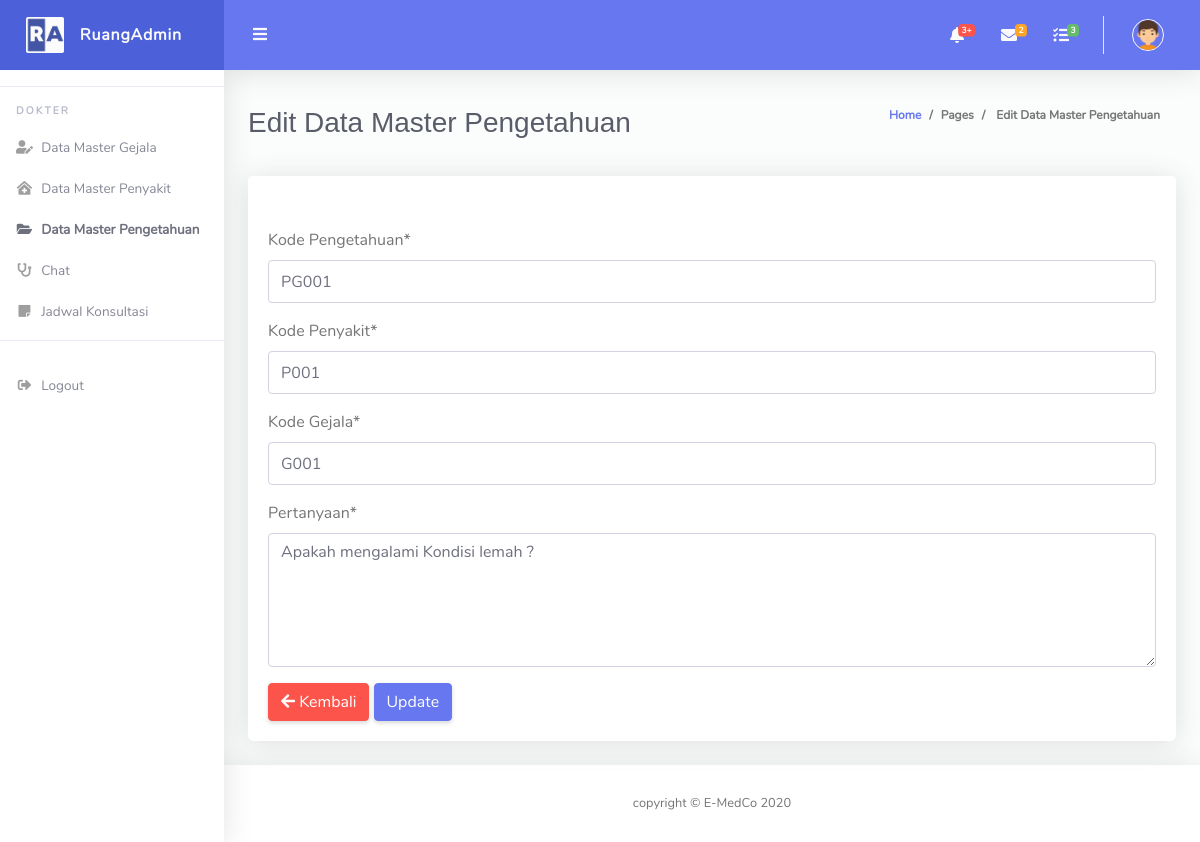
Screenshot of /Dokter/Data_Pengetahuan/edit/1 (signed in) with the database file from the repository.
### tables this page shows
CREATE TABLE `tb_pengetahuan` (
  `id_pengetahuan` int(11) NOT NULL,
  `kd_pengetahuan` varchar(12) NOT NULL,
  `kd_penyakit` varchar(12) NOT NULL,
  `kd_gejala` varchar(12) NOT NULL,
  `pertanyaan` text NOT NULL
);

### application/controllers/Dokter/Data_Pengetahuan.php (called while the page is built, shortened)
<?php
class Data_Pengetahuan extends CI_Controller
{
    public function __construct()
    {
        $this->load->library('form_validation');
        $this->load->model('Pakar_model');
    }
    public function edit($id_pengetahuan)
    {
        $data['title'] = 'Edit Data Master Pengetahuan';
        $data['user'] = $this->db->get_where('tb_user', ['email' => $this->session->userdata('email')])->row_array();
        $data['row'] = $this->Pakar_model->getDataPengetahuan($id_pengetahuan);
        $this->load->view('layout/apotek/header', $data);
        $this->load->view('layout/dokter/sidebar', $data);
        $this->load->view('layout/apotek/topbar', $data);
        $this->load->view('pages/dokter/edit/edit-data-pengetahuan', $data);
        $this->load->view('layout/apotek/footer', $data);
    }
}

### index.php (called while the page is built, shortened)
<?php
require_once BASEPATH.'core/CodeIgniter.php';

### application/models/Pakar_model.php (called while the page is built, shortened)
<?php
class Pakar_model extends CI_Model
{
    public function getDataPengetahuan($id_pengetahuan)
    {
        $query = $this->db->query('SELECT * FROM tb_pengetahuan WHERE `id_pengetahuan` =' . $id_pengetahuan);
        return $query->row();
    }
}

### application/views/pages/dokter/edit/edit-data-pengetahuan.php (the view, shortened to what this page needs)
<div class="container-fluid" id="container-wrapper">
    <div class="d-sm-flex align-items-center justify-content-between mb-4">
        <h1 class="h3 mb-0 text-gray-800"> <?= $title; ?></h1>
        <ol class="breadcrumb">
            <li class="breadcrumb-item"><a href="./">Home</a></li>
            <li class="breadcrumb-item">Pages</li>
            <li class="breadcrumb-item active" aria-current="page"> <?= $title; ?></li>
        </ol>
    </div>
    <div class="row">
        <div class="col-lg">
            <div class="card mb-4">
                <div class="card-header py-3 d-flex flex-row align-items-center justify-content-between">
                </div>
                <div class="card-body">
                    <form method="post" action="<?= base_url('Dokter/Data_Gejala/update'); ?>/<?= $row->id_pengetahuan; ?>" enctype="multipart/form-data">
                        <div class="form-group">
                            <label for="kd_pengetahuan">Kode Pengetahuan*</label>
                            <input class="form-control" type="text" value="<?= $row->kd_pengetahuan; ?>" name="kd_pengetahuan" id="kd_pengetahuan" placeholder="Kode Pengetahuan" />
                        </div>
                        <div class="form-group">
                            <label for="kd_penyakit">Kode Penyakit*</label>
                            <input class="form-control" type="text" value="<?= $row->kd_penyakit; ?>" name="kd_penyakit" id="kd_penyakit" placeholder="Kode Pengetahuan" />
                        </div>
                        <div class="form-group">
                            <label for="kd_gejala">Kode Gejala*</label>
                            <input class="form-control" type="text" value="<?= $row->kd_gejala; ?>" name="kd_gejala" id="kd_gejala" placeholder="Kode Pengetahuan" />
                        </div>
                        <div class="form-group">
                            <label for="pertanyaan">Pertanyaan*</label>
                            <textarea class="form-control" name="pertanyaan" placeholder="Product description..." rows="5"><?= $row->pertanyaan; ?></textarea>
                        </div>
                        <a href="<?= base_url('Dokter/Data_Pengetahuan') ?>" class="btn btn-danger">
                            <span class="icon text-white-10">
                                <i class="fas fa-arrow-left"></i>
                            </span>
                            <span class="text">Kembali</span>
                        </a>
                        <button type="submit" class="btn btn-primary" value="save" onclick="return confirm ('Apakah ingin merubah data ?'); ">Update</button>
                    </form>
                </div>
            </div>
        </div>
    </div>
</div>

### rows the page displays
tb_pengetahuan: kd_pengetahuan "PG001", kd_penyakit "P001", kd_gejala "G001", pertanyaan "Apakah mengalami Kondisi lemah ?"

### other values shown
$title "Edit Data Master Pengetahuan"
